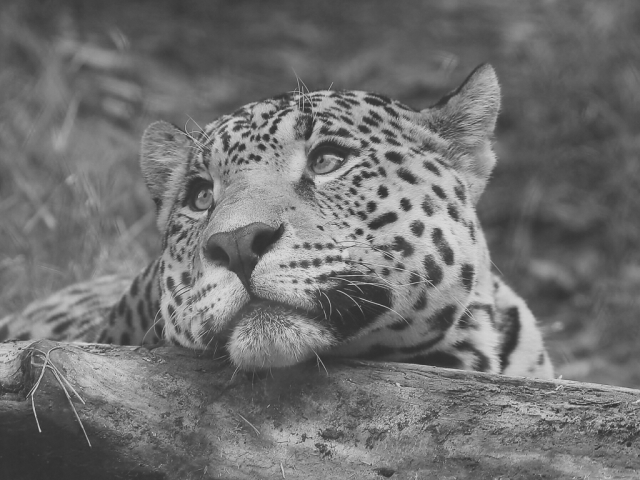
#> input picture Deblur/leopard.png, 640 x 480 px
$ python deblur.py
#> lines starting #> are read from the running program, lines starting #| are printed output that depends on the picture
#> in main, img_i is the input picture: shape (480, 640); min 47, max 217, mean 112.7
# Questao 3 - MAC0417
# Nome: João Gabriel Basi
# NUSP: 9793801

import os
import sys
import cv2
import numpy as np
from matplotlib import pyplot as plt

# Plots two images, side by side
def plot_pair(name1, img1, name2, img2):
    fig, ax = plt.subplots(nrows=1, ncols=2, figsize=(12, 5))

    ax[0].set_title(name1)
    ax[0].imshow(img1, cmap='gray', vmin=0, vmax=255)

    ax[1].set_title(name2)
    ax[1].imshow(img2, cmap='gray', vmin=0, vmax=255)

    ax[0].axis('off')
    ax[1].axis('off')
    plt.tight_layout()
    plt.show()

# Rescale the values of a matrix to fit into an unsigned 8-bit integer
def fit_into_uint8(img):
    img_max = img.max()
    img_min = img.min()
    img_i = np.floor(255.0 * ((img - img_min) / (img_max - img_min)))
    return img_i

# Calculates the spectrum of a DFT and normalizes it
def fourier_spectrum(fourier_img):
    spectrum = np.log(1 + np.abs(fourier_img))
    return fit_into_uint8(spectrum)

def create_kernel(kernel_size, kernel_std):
    kernel = cv2.getGaussianKernel(kernel_size, kernel_std)
    kernel = kernel @ kernel.reshape((1, kernel_size))
    return kernel

def resize_image(img, new_size):
    res = np.zeros(new_size)
    m, n = img.shape
    i, j = new_size
    res[(i - m)//2:(i + m)//2, (j - n)//2:(j + n)//2] = img
    return res

def cut_borders(img, border_size):
    m, n = img.shape
    res = img[border_size:m - border_size, border_size:n - border_size]
    return res

def add_blured_borders(img, kernel, border_size):
    m, n = img.shape
    i, j = (m + 2 * border_size, n + 2 * border_size)
    res = np.zeros((i, j))
    res[border_size:i - border_size, border_size:j - border_size] = img
    res = cv2.filter2D(res, -1, kernel)
    res[border_size:i - border_size, border_size:j - border_size] = img
    return res

def test_deblur(img, kernel_size, kernel_std):
#> called with kernel_size = 41, kernel_std = 20
    m, n = img.shape
#> m = 480; n = 640
    img_f = resize_image(img, (m + 2 * kernel_size, n + 2 * kernel_size))

    # Blur image
    kernel = create_kernel(kernel_size, kernel_std)
    expanded_kernel = resize_image(kernel, img_f.shape)
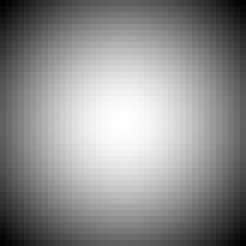
#> kernel: shape (41, 41) float64 (shown 6 times larger); min 0.000303, max 0.000824, mean 0.000595; drawn with min black and max white

    filtered_img = cv2.filter2D(img_f, -1, expanded_kernel)
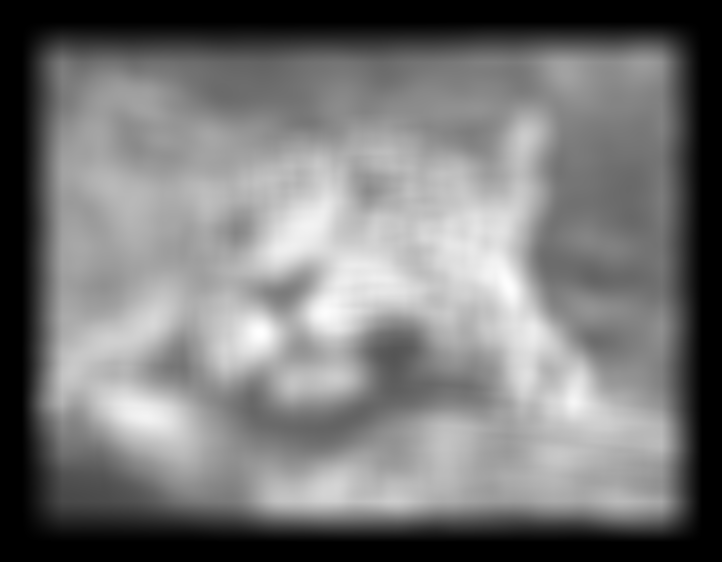
#> filtered_img: shape (562, 722) float64; min -9.98e-14, max 182.1, mean 85.3; drawn with min black and max white

    # Change these lines and see what happens
    filtered_img_2 = cut_borders(filtered_img, kernel_size//2)
    # filtered_img = cut_borders(filtered_img, kernel_size//2 + 1)

    # Deblur image
    recovered_img = deblur(filtered_img_2, kernel_size, kernel_std)

    plot_pair("Original Image", filtered_img,
              "Recovered image", recovered_img)

def deblur(img, kernel_size, kernel_std):
#> called with kernel_size = 41, kernel_std = 20
    m, n = img.shape
#> m = 522; n = 682
    blured_img = resize_image(img, (m + 2 * kernel_size, n + 2 * kernel_size))
#> call 3 of resize_image, with new_size = (604, 764)
#> in resize_image (call 3), `res[(i - m)//2:(i + m)//2, (j - n)//2:(j + n)//2] = img`:
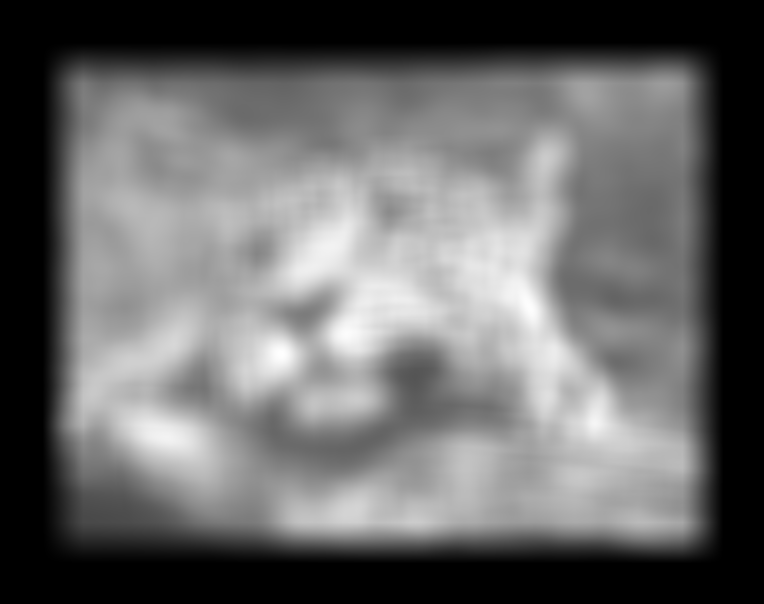
#> res: shape (604, 764) float64; min -7.98e-14, max 182.1, mean 75; drawn with min black and max white

    kernel = create_kernel(kernel_size, kernel_std)
    expanded_kernel = resize_image(kernel, blured_img.shape)
    kernel_ft = np.fft.fft2(expanded_kernel)
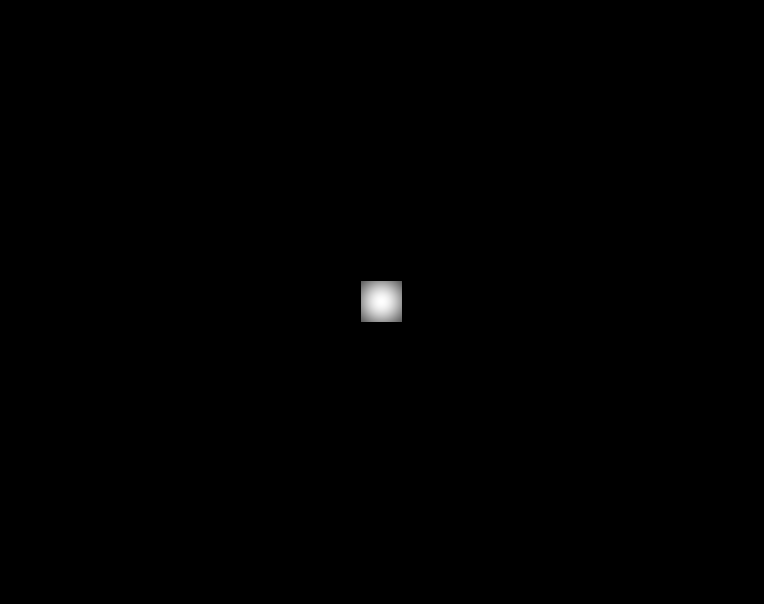
#> expanded_kernel: shape (604, 764) float64; min 0, max 0.000824, mean 2.17e-06; drawn with min black and max white

    blured_img_fft = np.fft.fft2(blured_img)
    recovered_img_fft = blured_img_fft / kernel_ft
    recovered_img = np.real(np.fft.ifft2(recovered_img_fft))
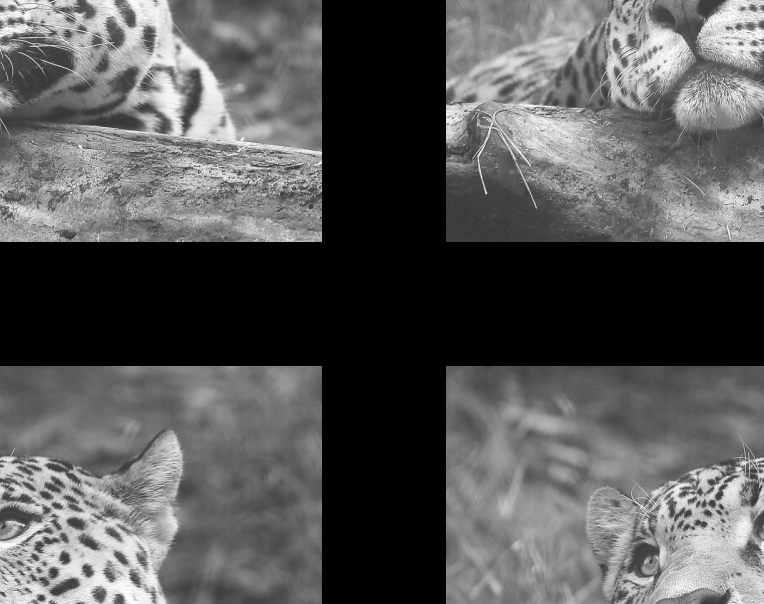
#> recovered_img: shape (604, 764) float64; min -3.01e-08, max 217, mean 75; drawn with min black and max white
    recovered_img = np.fft.ifftshift(recovered_img)
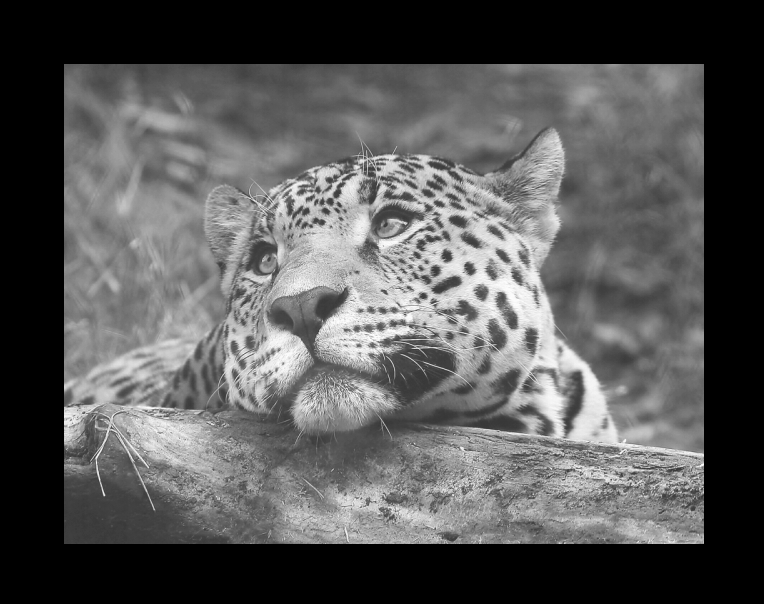
#> recovered_img: shape (604, 764) float64; min -3.01e-08, max 217, mean 75; drawn with min black and max white
    recovered_img = cut_borders(recovered_img, kernel_size + 2)
#> call 2 of cut_borders, with border_size = 43
#> in cut_borders (call 2), `res = img[border_size:m - border_size, border_size:n - border_size]`:
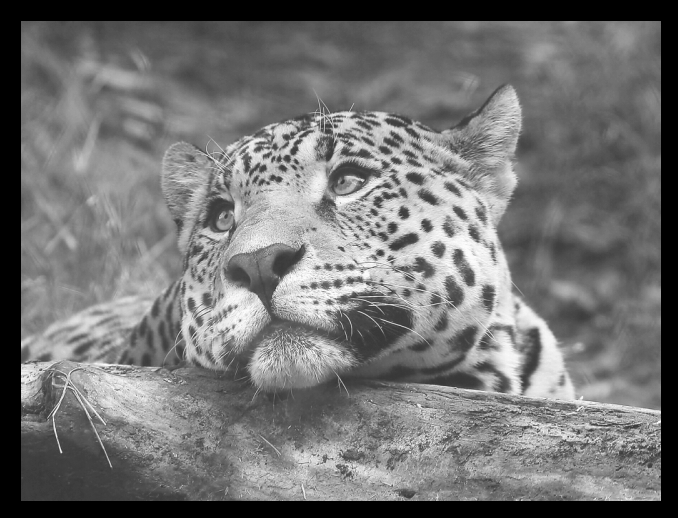
#> res: shape (518, 678) float64; min -2.96e-08, max 217, mean 98.6; drawn with min black and max white

    return recovered_img

def main():
    default_img_path = "leopard.png"
    img_path = ""
    try:
        img_path = sys.argv[1]
    except:
        if not os.path.isfile(default_img_path):
            print("Error: Please put leopard.png in the same directory as this script or pass in a path as first argument".format(img_path))
            return
        img_path = default_img_path
    if not os.path.isfile(img_path):
        print("Error: '{}' does not exists or is not a file".format(img_path))
        return

    img_i = cv2.imread(img_path, cv2.IMREAD_GRAYSCALE)
    img_f = img_i.astype(np.float64)

    test_deblur(img_f, 41, 20)
    return

    recovered_img = deblur(img_f, 41, 20)

    plot_pair("Original Image", img_f,
              "Recovered image", recovered_img)

if __name__ == "__main__":
    main()
